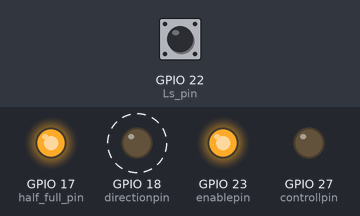
Recording of a program running on a simulated Raspberry Pi (BCM pin numbers). Parts: output pins drawn as LEDs (lit = HIGH). Dashed ring = blinking. The inputs (shaded band) are chosen by the test bench; at power-on: GPIO 22 (Ls_pin) HIGH. Pins used as bus, display or sensor lines are not drawn.

Above: at 0.18 s.
Timing chart, 0 to 3.1 s (numbered marks = the images above):
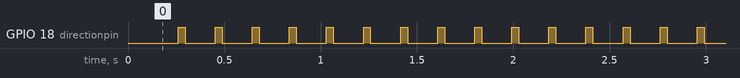

The program:

test-L297.py
```python
import RPi.GPIO as GPIO
import time

GPIO.setmode(GPIO.BCM)
GPIO.setwarnings(False)

enablepin = 23
clockpin = 4
directionpin = 18
half_full_pin = 17
controllpin = 27
Ls_pin = 22

beams = 4           #How many beams
singlestep = 5      #How many Steps between the beams

GPIO.setup(enablepin, GPIO.OUT)
GPIO.setup(clockpin, GPIO.OUT)
GPIO.setup(directionpin, GPIO.OUT)
GPIO.setup(half_full_pin, GPIO.OUT)
GPIO.setup(controllpin, GPIO.OUT)
GPIO.setup(Ls_pin, GPIO.IN)

GPIO.output(enablepin, GPIO.HIGH)
GPIO.output(half_full_pin, GPIO.HIGH)       #Halbschrittbetrieb bei High
GPIO.output(clockpin, GPIO.HIGH)
GPIO.output(controllpin, GPIO.LOW)          #langsames Abfallen der Phasenspannung bei High

def stepper(steps, direction, delay):
    GPIO.output(directionpin, direction)    #Richtung setzen
    for i in range(0, steps):
        GPIO.output(clockpin, GPIO.LOW)
        time.sleep(0.0009)
        #print ('high')
        GPIO.output(clockpin, GPIO.HIGH)
        time.sleep(delay)
        #print ('low')

def startposition(delay):
   stepper(50, 0, delay)
   while GPIO.input(Ls_pin) == 0:
      stepper(1, 0, delay)
   stepper(4, 0, delay)

def auffaechern(steps, beams):
    for i in range(0, steps):
        for o in range(10):
            for k in range(0,beams):
                stepper(i, 0, 0.001)
                time.sleep(0.03)
            stepper(i*beams , 1, 0.001)


try:
    startposition(0.001)
    #auffaechern(singlestep, beams)                 #Experimental
    while (True):
        for i in range (0, beams):
            stepper(singlestep, 0, 0.0009)         # stepper(steps, direction, delay)
            time.sleep(0.03)
        stepper(beams*singlestep, 1, 0.0009)
except KeyboardInterrupt:
    GPIO.output(enablepin, GPIO.LOW)
```

Measured:
- by itself, GPIO 18 (directionpin): alternates HIGH for 0.04 s and LOW for 0.16 s
